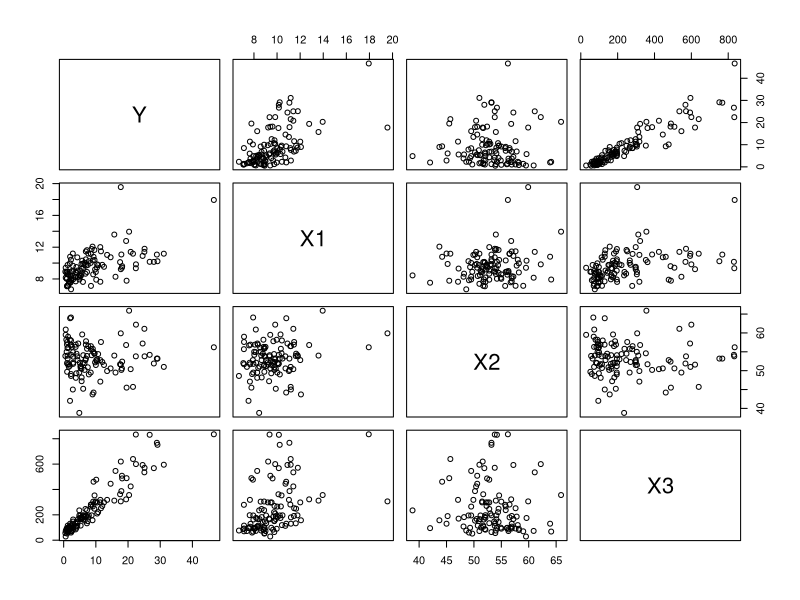
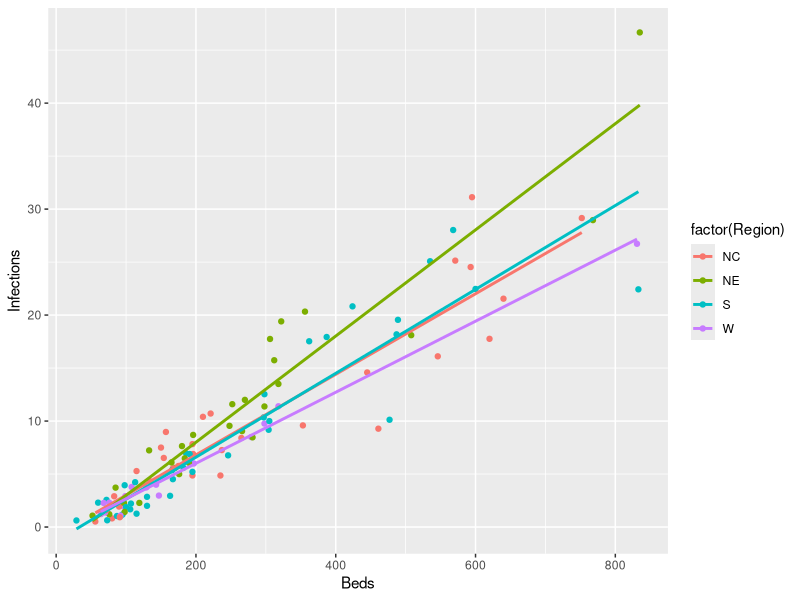
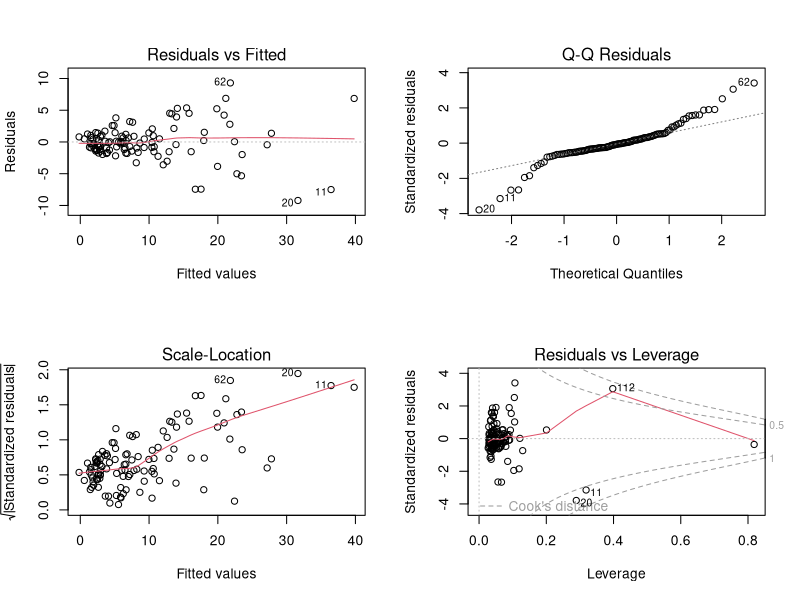

Write R code to recreate these figures, in order. (Note: this script raises an error after producing the figures.)
## ---- chunk 1
knitr::opts_chunk$set(echo = TRUE)
library(tidyverse)
## ---- chunk 2
infection_fulldata <- read.csv("Infections.csv")
names(infection_fulldata) = c("Y","X1","X2","X3")
infect_data = infection_fulldata[,1:4]
## ---- chunk 3
## Create the scatter plot matrix
pairs(infect_data)
## ---- chunk 4
## Create the correlation matrix
cor(infect_data)
## ---- chunk 5
## Interpret:
## ---- chunk 6
############################################
## ---- chunk 7
############################################
## ---- chunk 8
fit = lm(Y~X1+X2+X3, data = infect_data)
summary(fit)
## ---- chunk 9
set = data.frame(X1 = 10, X2 = 45, X3 = 150)
predict(fit, set, level = 0.9, interval = "predict")
## ---- chunk 10
infection <- read.csv("Infections.csv")
dataq5 <- infection[,c(1,4,6)]
glimpse(dataq5)
## ---- chunk 11
fit <- lm(Infections ~ Beds * Region, dataq5)
summary(fit)
## ---- chunk 12
ggplot(dataq5, aes(x=Beds, y = Infections, color = factor(Region))) + 
  geom_point() + geom_smooth(formula='y ~ x', method = 'lm', se = FALSE)
## ---- chunk 13
newfit <- lm(Infections ~ Beds + Region, dataq5)
anova(newfit,fit)
## ---- chunk 14
par(mfrow = c(2,2))
plot(fit)
## ---- chunk 15
library(MASS)
fit_boxcox = boxcox(fit)
lambda = fit_boxcox$x[which.max(fit_boxcox$y)]
## ---- chunk 16
y <- dataq5$Infections
n <- nrow(dataq5)
k2 <- exp(sum(log(y))/n)
k1 <- 1/(lambda*k2^(lambda-1))
w <- k1*(y^lambda-1)
result <- lm(w~Beds+Region,dataq5)
par(mfrow = c(2,2))
plot(result)
